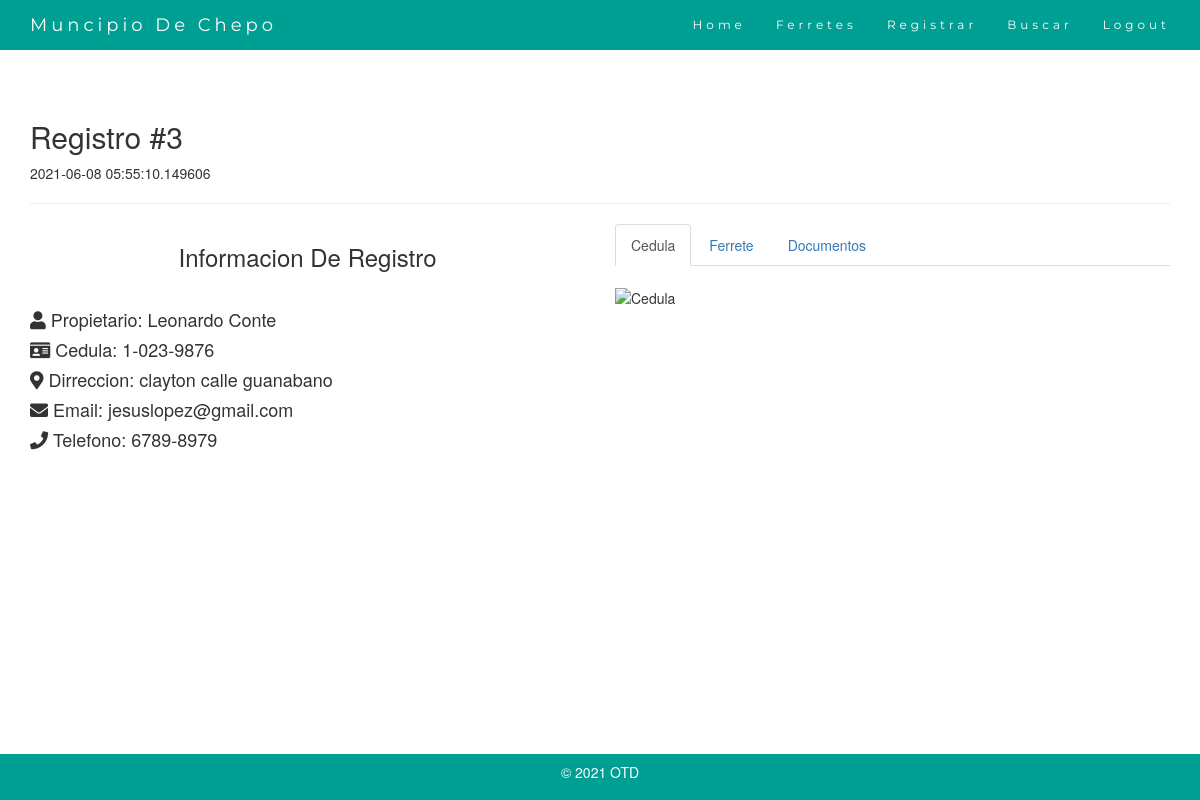
Page /irons/3 (signed in) on the committed database.
### models.py (models this page shows)
class Iron(db.Model):
    id = db.Column(db.Integer, primary_key = True)
    nombre = db.Column(db.String(200), nullable = False)
    cedula = db.Column(db.String(200), nullable = False)
    domicilio = db.Column(db.String(600), nullable = False)
    correo = db.Column(db.String(600), nullable = False)
    telefono = db.Column(db.String(600), nullable = False)
    fecha_registro = db.Column(db.DateTime, default = datetime.utcnow)
    user_id = db.Column(db.Integer, db.ForeignKey('user.id'), nullable = False)

### main.py (the view)
@main.route("/irons/<int:iron_id>", methods=['GET'])
@login_required
def show_iron(iron_id):
    iron = Iron.query.get_or_404(iron_id)
    if request.method == "POST":
        iron.nombre = request.form['nombre']
        iron.cedula = request.form['cedula']
        iron.domicilio = request.form['domicilio']
    url = request.base_url
    qr_url = "{{qrcode(\'%s\')}}"%(url)
    converted_id = str(iron.id)
    x = "/static/ferretes/ferrete" + converted_id +".jpg"
    y = "/static/cedulas/cedula" + converted_id +".jpg"
    return render_template('iron.html', iron=iron, qr = qr_url, url = url, img = x, cedula = y)

### __init__.py (called while the page is built)
def create_app():
    application = Flask(__name__, static_url_path='/static')
    application.config['SECRET_KEY'] = '{:W&gZeh$,ORxFNU'
    application.config['SQLALCHEMY_DATABASE_URI'] = 'sqlite:///db.sqlite'
    application.config['SQLALCHEMY_TRACK_MODIFICATIONS'] = True
    application.static_folder = 'static'
    db.init_app(application)
    QRcode(application)
    login_manager = LoginManager()
    login_manager.login_view = 'auth.login'
    login_manager.init_app(application)
    from .models import User
    @login_manager.user_loader
    def load_user(user_id):
        return User.query.get(int(user_id))
    from .auth import auth as auth_blueprint
    application.register_blueprint(auth_blueprint)
    from .main import main as main_blueprint
    application.register_blueprint(main_blueprint)
    return application

### templates/iron.html (shortened to what this page needs)
{% extends "base.html" %}
{% block content %}
<div class="container" style="padding-top: 100px;">
  <h2>Registro #{{iron.id}}</h2>
  <p>{{ iron.fecha_registro }}</p>
  <hr>
  <div class="row">
    <div class="col-md-6">
      <h3 class="text-center">Informacion De Registro</h3>
      <br>
      <h4><i class="fas fa-user"></i> Propietario: {{ iron.nombre }}</h4>
      <h4><i class="fas fa-id-card"></i> Cedula: {{ iron.cedula }}</h4>
      <h4><i class="fas fa-map-marker-alt"></i> Dirreccion: {{ iron.domicilio }} </h4>
      <h4><i class="fas fa-envelope"></i> Email: {{iron.correo}}</h4>
      <h4><i class="fas fa-phone"></i> Telefono: {{iron.telefono}}</h4>
    </div>
    <div class="col-md-6">
     <ul class="nav nav-tabs">
      <li class="active"><a data-toggle="tab" href="#home">Cedula</a></li>
      <li><a data-toggle="tab" href="#menu1">Ferrete</a></li>
      <li><a data-toggle="tab" href="#menu2">Documentos</a></li>
    </ul>
    <div class="tab-content">
      <div id="home" class="tab-pane fade in active">
        <br>
        <img src="{{cedula}}" alt="Cedula" style="width:100%">
      </div>
  </div>
</div>
</div>
</div>
</div>
{% endblock %}

### templates/base.html (style rules this page uses)
.Site { display: flex; min-height: 100vh; flex-direction: column; }

### rows in the picture
Iron: id "3", fecha_registro "2021-06-08 05:55:10.149606", nombre "Leonardo Conte", cedula "1-023-9876", domicilio "clayton calle guanabano", correo "jesuslopez@gmail.com", telefono "6789-8979"
